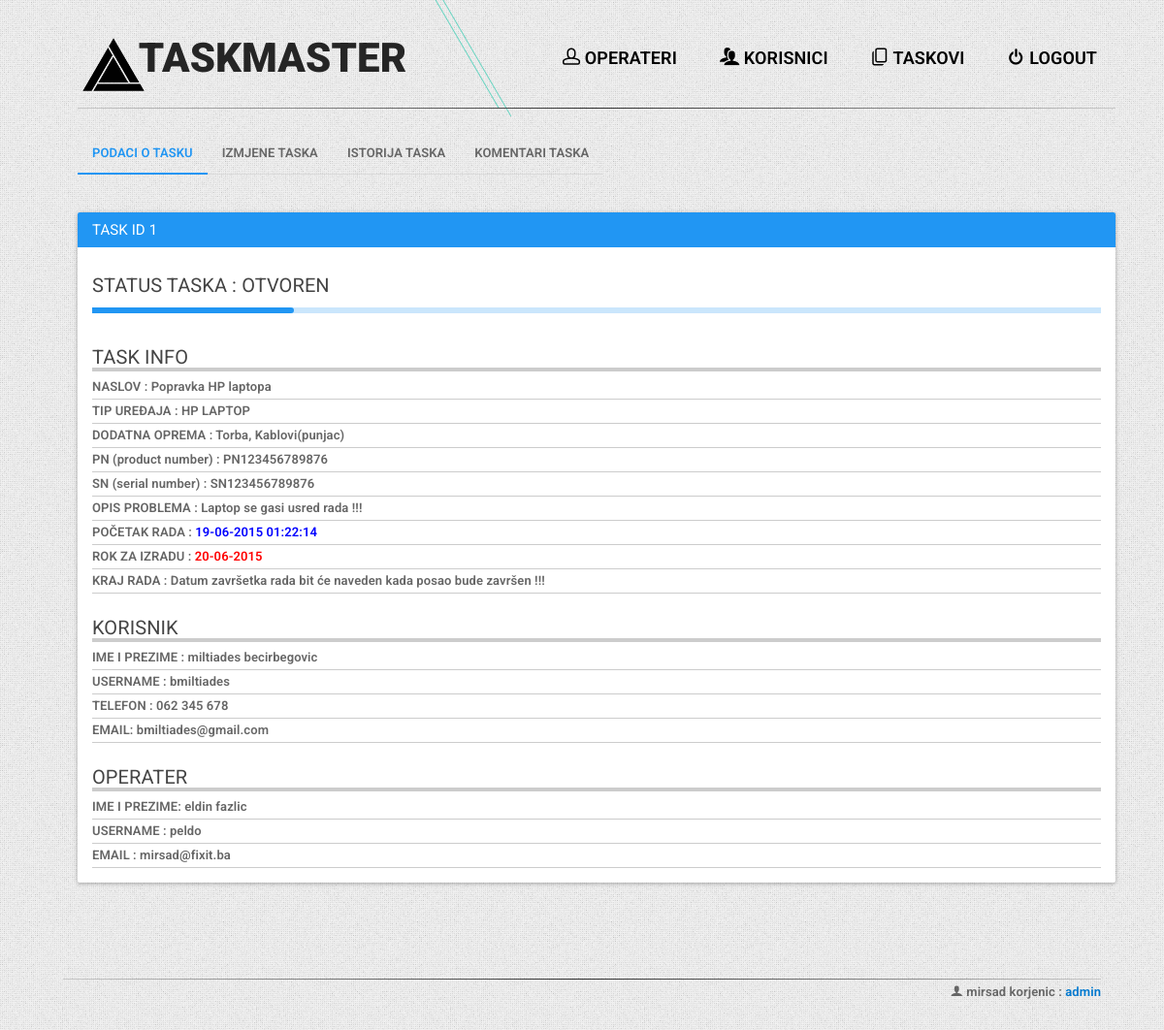
The page /public/task_admin.php?id_task=1 (signed in) on the database its author committed.
### tables this page shows
CREATE TABLE `taskovi` (
  `id_task` int(11) NOT NULL,
  `id_korisnik` int(11) NOT NULL,
  `id_operater` int(11) NOT NULL,
  `naslov` varchar(100) NOT NULL,
  `tip_uredjaja` varchar(50) NOT NULL,
  `dodatna_oprema` varchar(50) DEFAULT NULL,
  `pn_broj` varchar(50) NOT NULL,
  `sn_broj` varchar(50) NOT NULL,
  `opis_problema` text,
  `id_status` int(1) NOT NULL,
  `task_start` timestamp NOT NULL DEFAULT CURRENT_TIMESTAMP ON UPDATE CURRENT_TIMESTAMP,
  `task_rok` date DEFAULT NULL,
  `task_end` timestamp NULL DEFAULT NULL
);

CREATE TABLE `task_statusi` (
  `id_status` int(1) NOT NULL,
  `status` text
);

CREATE TABLE `korisnici` (
  `id_korisnik` int(11) NOT NULL,
  `ime` varchar(50) NOT NULL,
  `prezime` varchar(50) NOT NULL,
  `telefon` varchar(50) NOT NULL,
  `email` varchar(50) NOT NULL,
  `username` varchar(50) NOT NULL,
  `hashed_password` varchar(100) NOT NULL
);

CREATE TABLE `operateri` (
  `id_operater` int(11) NOT NULL,
  `ime` varchar(50) NOT NULL,
  `prezime` varchar(50) NOT NULL,
  `username` varchar(50) NOT NULL,
  `email` varchar(50) NOT NULL DEFAULT 'edistizu@gmail.com',
  `hashed_password` varchar(100) NOT NULL,
  `administrator` varchar(1) NOT NULL
);

### includes/functions.php (called while the page is built, shortened)
<?php
	function find_ime_i_prezime_logovanog_admina_ili_operatera($username) {
		global $connection;
		$safe_username = mysqli_real_escape_string($connection, $username);
		$query  = "SELECT concat(ime,' ',prezime)ime_prezime ";
		$query .= "FROM operateri ";
		$query .= "WHERE username = '{$safe_username}' ";
		$query .= "LIMIT 1";
		$operater_set = mysqli_query($connection, $query);
		return $operater_set;
	}
	function find_task_by_id($id_task) {
		global $connection;
		$query  = "SELECT concat(k.ime,' ',k.prezime) ime_korisnika,k.username username_korisnika,k.email korisnik_email,k.telefon korisnik_telefon,concat(o.ime,' ',o.prezime) ime_operatera,o.username username_operatera,o.id_operater id_operatera, o.email email_operatera, t.id_task, t.naslov, t.tip_uredjaja, t.dodatna_oprema, t.pn_broj, t.sn_broj,t.opis_problema,t.task_start,t.task_rok,t.task_end, s.id_status id_status, s.status status ";
		$query .= "FROM taskovi t, korisnici k, operateri o, task_statusi s ";
		$query .= "WHERE t.id_korisnik = k.id_korisnik ";
		$query .= "AND t.id_operater = o.id_operater ";
		$query .= "AND t.id_status = s.id_status ";
		$query .= "AND t.id_task = '{$id_task}' ";
		$query .= "LIMIT 1";
		$task_set = mysqli_query($connection, $query);
		return $task_set;
	}
?>

### public/task_admin.php (the view, shortened to what this page needs)
<?php require_once("../includes/functions.php"); ?>
<?php include("../includes/layouts/header.php"); ?>
<?php
$logovani_korisnik = $_SESSION["username"];
$admin_ime_i_prezime = find_ime_i_prezime_logovanog_admina_ili_operatera($logovani_korisnik);
$ime_i_prezime = mysqli_fetch_assoc($admin_ime_i_prezime);
?>
<?php
$id_task = $_GET["id_task"];
$task_set = find_task_by_id($id_task);
$task = mysqli_fetch_assoc($task_set);
?>
<div class="container">
	<header id="navtop">
		<a href="admin.php" class="logo fleft">
			<img src="img/logo2.png" id="logoimg">
			<div class="fleft grid__item color-9">
				<a class="link link--ilin" href="admin.php"><span>TASK</span><span>MASTER</span></a>
			</div>
		</a>
		<nav class="fright cl-effect-5">
			<ul>
				<li>
				    <a href="admin_operateri.php" class="dr-icon dr-icon-head">
				        <span data-hover="Operateri">Operateri</span>
				    </a>
				</li>
			</ul>
			<ul>
				<li>
					<a href="admin_korisnici.php" class="dr-icon dr-icon-users">
                        <span data-hover="Korisnici">Korisnici</span>
					</a>
				</li>
			</ul>
			<ul>
				<li>
				    <a href="admin_taskovi.php" class="dr-icon dr-icon-paper-stack">
					    <span data-hover="Taskovi">Taskovi</span>
					</a>
				</li>
			</ul>
		    <ul>
				<li>
				    <a href="logout.php" class="dr-icon dr-icon-switch">
					    <span data-hover="Logout">Logout</span>
				    </a>
				</li>
			</ul>
		</nav>
	</header>
	<div class="container">
	    <div class="style-nav"></div>
		<ul class="nav nav-tabs">
		  <li class="active"><a href="#fiksno" data-toggle="tab" aria-expanded="true">PODACI O TASKU</a></li>
		  <li class=""><a href="#promjenjivo" data-toggle="tab" aria-expanded="false">IZMJENE TASKA</a></li>
		  <li class=""><a href="#istorija" data-toggle="tab" aria-expanded="false">ISTORIJA TASKA</a></li>
		  <li class=""><a href="#komentari" data-toggle="tab" aria-expanded="false">KOMENTARI TASKA</a></li>
		</ul>
		<div id="myTabContent" class="tab-content">
			<div class="tab-pane fade active in" id="fiksno">
				<?php
                if (!empty($task["id_status"]) && ($task["id_status"] ==4))
				{
				echo '<div class="panel panel-danger">';
				}
				else if (!empty($task["id_status"]) && ($task["id_status"] ==5))
				{
				echo '<div class="panel panel-success">';
				}
				else
				{
				echo '<div class="panel panel-primary">';
				}
				?>
				  <div class="panel-heading">
					<h3 class="panel-title">TASK ID <?php echo $task["id_task"]; ?>	</h3>
				  </div>
				  <div class="panel-body"></p>
				  	<h5>STATUS TASKA : <?php echo $task["status"]; ?>	</h5>
					<?php
					    if (!empty($task["id_status"]) && ($task["id_status"] ==1))
								{
								echo '  <div class="progress">
									        <div class="progress-bar" style="width: 20%;"></div>
									    </div>';
								}
					?>
					<h5 style="margin:0px;">TASK INFO</h5>
				    <div class="style-thick" style="margin-bottom:4px;"></div>
					NASLOV : <?php echo $task["naslov"]; ?>
					<div class="style-data"></div>
					TIP UREĐAJA : <?php echo $task["tip_uredjaja"]; ?>
					<div class="style-data"></div>
					DODATNA OPREMA : <?php echo $task["dodatna_oprema"]; ?>
					<div class="style-data"></div>
					PN (product number) : <?php echo $task["pn_broj"]; ?>
					<div class="style-data"></div>
					SN (serial number) : <?php echo $task["sn_broj"]; ?>
					<div class="style-data"></div>
					OPIS PROBLEMA : <?php echo $task["opis_problema"]; ?>
					<div class="style-data"></div>
					POČETAK RADA : <?php echo '<span style="color:blue;">'.date('d-m-Y H:i:s', strtotime($task["task_start"])).'</span>'; ?>
					<div class="style-data"></div>
					ROK ZA IZRADU :
					<?php if (empty($task["task_rok"]))
								{
								echo "Administrator još nije odredio predviđeni rok završetka !!!";
								}
							else
								{
								echo '<span style="color:red;">';
								echo(date('d-m-Y', strtotime($task["task_rok"])));
								echo '</span>';
								}
					?>
					<div class="style-data"></div>
					KRAJ RADA :
					<?php if (empty($task["task_end"]))
								{
								echo "Datum završetka rada bit će naveden kada posao bude završen !!!";
								}
							else
								{
								echo '<span style="color:green;">';
								echo $task["task_end"];
								echo '</span>';
								}
					?>
					<div class="style-data"></div>
					<h5 style="margin:0px;">KORISNIK</h5>
				    <div class="style-thick" style="margin-bottom:4px;"></div>
					IME I PREZIME : <?php echo $task["ime_korisnika"]; ?>
					<div class="style-data"></div>
					USERNAME : <?php echo $task["username_korisnika"]; ?>
					<div class="style-data"></div>
					TELEFON : <?php echo $task["korisnik_telefon"]; ?>
					<div class="style-data"></div>
					EMAIL: <?php echo $task["korisnik_email"]; ?>
					<div class="style-data"></div>
					<h5 style="margin:0px;">OPERATER</h5>
				    <div class="style-thick" style="margin-bottom:4px;"></div>
					IME I PREZIME: <?php echo $task["ime_operatera"]; ?>
					<div class="style-data"></div>
					USERNAME : <?php echo $task["username_operatera"]; ?>
					<div class="style-data"></div>
					EMAIL : <?php echo $task["email_operatera"]; ?>
					<div class="style-data"></div>
				  </div>
				</div>
			</div>
		</div>
	</div>
    <div class="style-nav"></div>
			<p class="fright dr-icon dr-icon-user">
				<?php echo $ime_i_prezime["ime_prezime"] ?>
				: <span class="blue">admin</span>
			</p>
</div>
<?php include("../includes/layouts/footer.php"); ?>

### public/css/bootswatch.css (style rules this page uses)
body { padding-top:50px }
.nav-tabs { margin-bottom:15px }
.progress { margin-bottom:10px }

### rows shown on the page
taskovi: id_task "1", id_status.status "OTVOREN", naslov "Popravka HP laptopa", tip_uredjaja "HP LAPTOP", dodatna_oprema "Torba, Kablovi(punjac)", pn_broj "PN123456789876", sn_broj "SN123456789876", opis_problema "Laptop se gasi usred rada !!!", task_start "19-06-2015 01:22:14", task_rok "20-06-2015", id_korisnik.username "bmiltiades", id_korisnik.telefon "062 345 678", id_korisnik.email "bmiltiades@gmail.com", id_operater.username "peldo", id_operater.email "mirsad@fixit.ba"

### other values the page prints
$task["ime_korisnika"] "miltiades becirbegovic"
$task["ime_operatera"] "eldin fazlic"
$ime_i_prezime["ime_prezime"] "mirsad korjenic"
